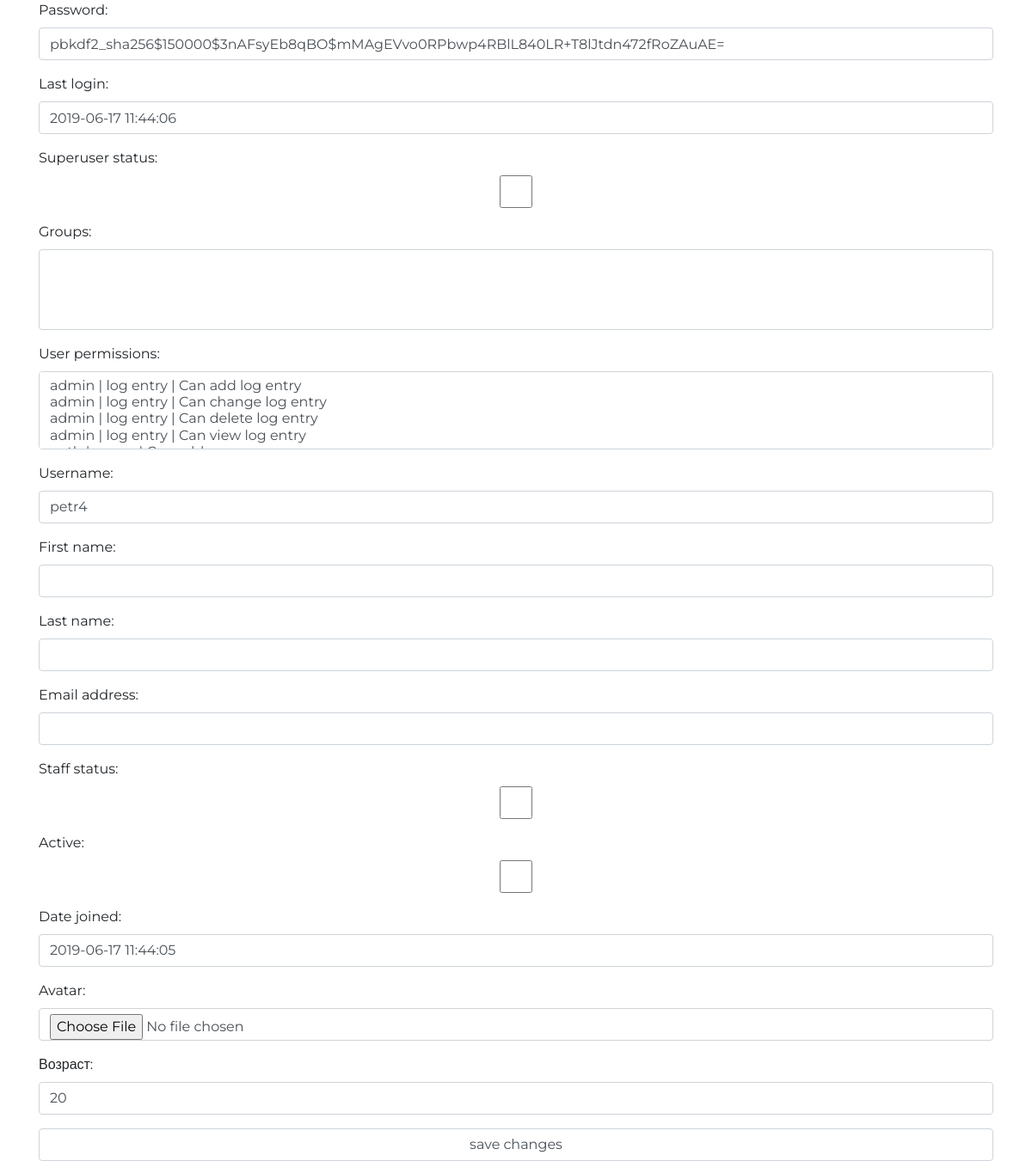
/auth/edit/2/, run on an earlier commit of the app's database.
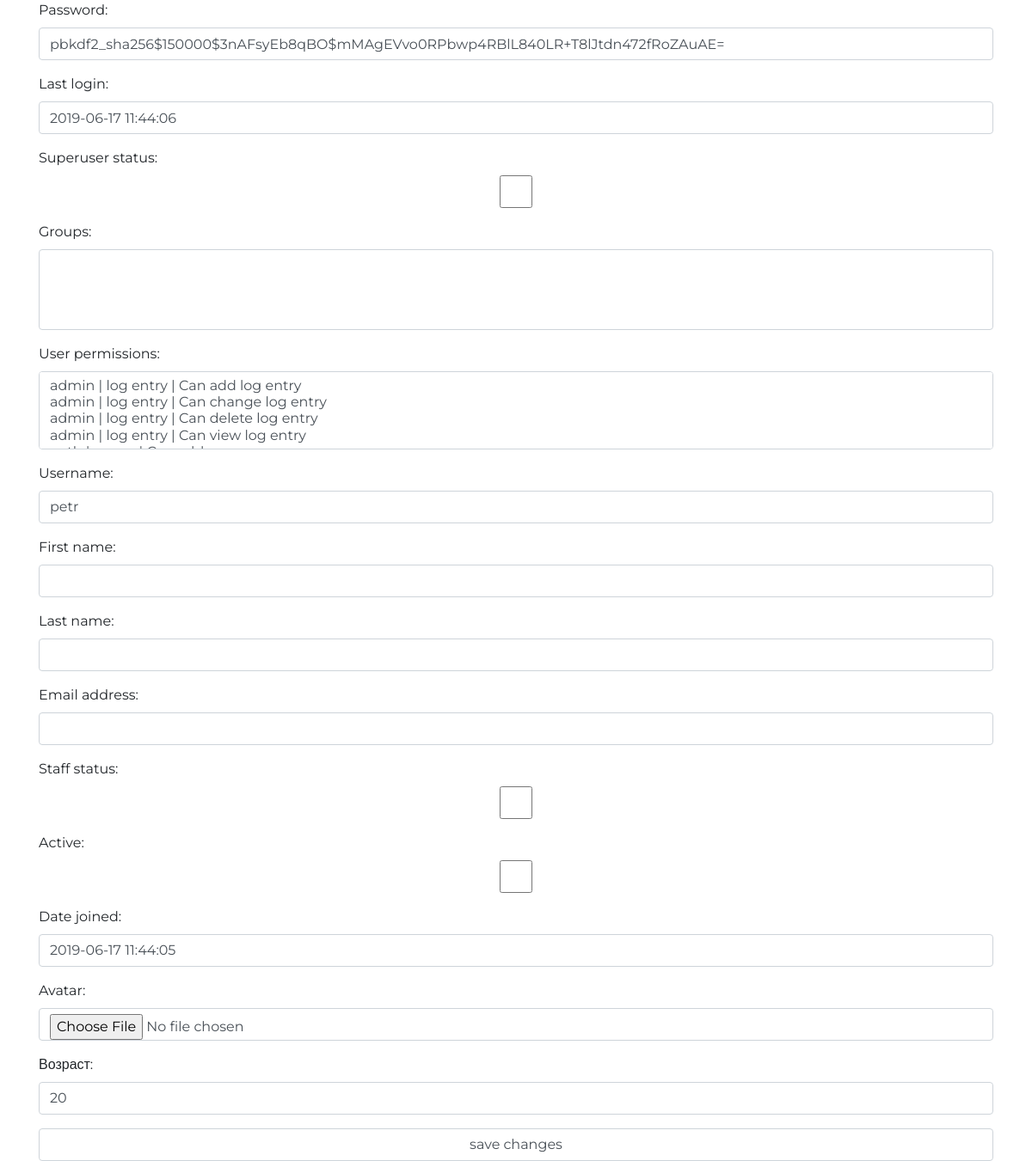
And on a later commit of the database.
### authapp/models.py (models this page shows, shortened)
class ShopUser(AbstractUser):
    class Meta:
        verbose_name = 'пользователь'
        verbose_name_plural = 'пользователи'
    avatar = models.ImageField(upload_to='users_avatars', blank=True)
    age = models.PositiveIntegerField(verbose_name='возраст')

### authapp/views.py (the view)
# urls.py: path('edit/<int:pk>/', authapp.EditView.as_view(), name='edit'),
class EditView(UpdateView):
    model = ShopUser
    template_name = 'authapp/edit.html'
    success_url = reverse_lazy('main')
    form_class = ShopUserEditForm

### authapp/forms.py
class ShopUserEditForm(forms.ModelForm):
    class Meta:
        model = ShopUser
        fields = '__all__'
    def __init__(self, *args, **kwargs):
        super().__init__(*args, **kwargs)
        for field_name, field in self.fields.items():
            field.widget.attrs['class'] = 'form-control'
            field.help_text = ''

### authapp/templates/authapp/edit.html (shortened to what this page needs)
{% extends 'authapp/base.html' %}
{%  load static %}
{%  block content %}
    <form class="form-group" method="post">
        {{ form.as_p }}
        <input class="form-control" type="submit" value="save changes">
    </form>
{% endblock %}

What changed in the data, as far as the page shows it:
changed ShopUser "pbkdf2_sha256$150000$3nAFsyEb8qBO$mMAgEVvo0RPbwp4RBlL840LR+T8lJtdn472fRoZAuAE=": username "petr4" → "petr"
